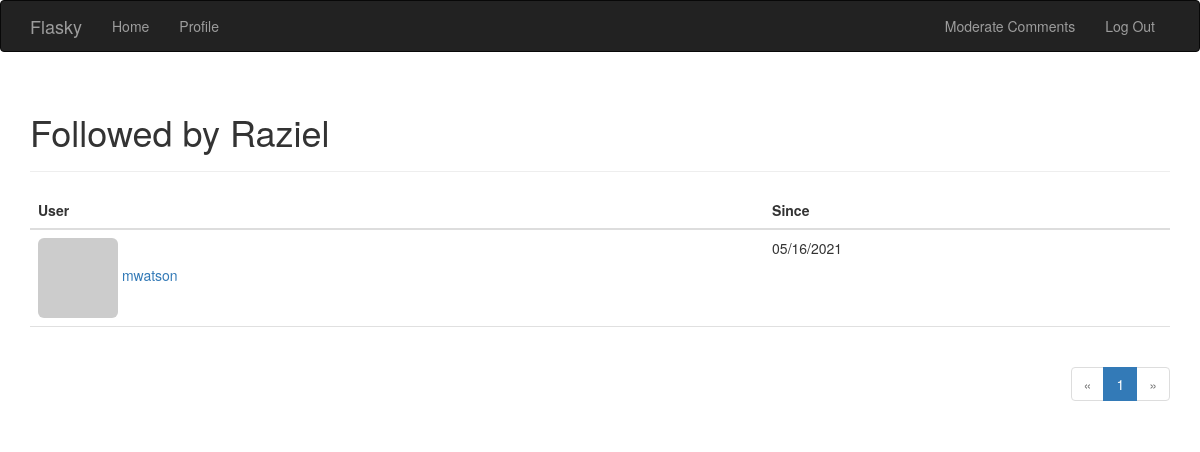
The app's page /followed_by/Raziel (signed in) with its own data.
### app/models.py (models this page shows, shortened)
class User(UserMixin, db.Model):
    __tablename__ = 'users'
    id = db.Column(db.Integer, primary_key=True)
    email = db.Column(db.String(64), unique=True, index=True)
    username = db.Column(db.String(64), unique=True, index=True)
    password_hash = db.Column(db.String(128))
    role_id = db.Column(db.Integer, db.ForeignKey('roles.id'))
    confirmed = db.Column(db.Boolean, default=False)
    name = db.Column(db.String(64))
    location = db.Column(db.String(64))
    about_me = db.Column(db.Text())
    member_since = db.Column(db.DateTime(), default=datetime.utcnow)
    last_seen = db.Column(db.DateTime(), default=datetime.utcnow)
    avatar_hash = db.Column(db.String(32))
    posts = db.relationship('Post', backref='author', lazy='dynamic')
    followed = db.relationship('Follow',
                               foreign_keys=[Follow.follower_id],
                               backref=db.backref('follower', lazy='joined'),
                               lazy='dynamic',
                               cascade='all, delete-orphan')
    followers = db.relationship('Follow',
                                foreign_keys=[Follow.followed_id],
                                backref=db.backref('followed', lazy='joined'),
                                lazy='dynamic',
                                cascade='all, delete-orphan')
    comments = db.relationship('Comment', backref='author', lazy='dynamic')
    @property
    def password(self):
        raise AttributeError('password is not a readable attribute')
    def can(self, perm):
        return self.role is not None and self.role.has_permission(perm)
    def ping(self):
        self.last_seen = datetime.utcnow()
        db.session.add(self)
        db.session.commit()
    def gravatar(self, size=100, default='identicon', rating='g'):
        url = 'https://secure.gravatar.com/avatar'
        hash = self.avatar_hash or self.gravatar_hash()
        return '{url}/{hash}?s={size}&d={default}&r={rating}'.format(
            url=url, hash=hash, size=size, default=default, rating=rating)

class Follow(db.Model):
    __tablename__ = 'follows'
    follower_id = db.Column(db.Integer, db.ForeignKey('users.id'),
                            primary_key=True)
    followed_id = db.Column(db.Integer, db.ForeignKey('users.id'),
                            primary_key=True)
    timestamp = db.Column(db.DateTime, default=datetime.utcnow)

### app/main/views.py (the view)
@main.route('/followed_by/<username>')
def followed_by(username):
    user = User.query.filter_by(username=username).first()
    if user is None:
        flash('Invalid user.')
        return redirect(url_for('.index'))
    page = request.args.get('page', 1, type=int)
    pagination = user.followed.paginate(
        page, per_page=current_app.config['FLASKY_FOLLOWERS_PER_PAGE'],
        error_out=False)
    follows = [{'user': item.followed, 'timestamp': item.timestamp}
               for item in pagination.items]
    return render_template('followers.html', user=user, title="Followed by",
                           endpoint='.followed_by', pagination=pagination,
                           follows=follows)

### app/auth/views.py (called while the page is built)
@auth.before_app_request
def before_request():
    if current_user.is_authenticated:
        current_user.ping()
        if not current_user.confirmed \
                and request.endpoint \
                and request.blueprint != 'auth' \
                and request.endpoint != 'static':
            return redirect(url_for('auth.unconfirmed'))

@auth.before_app_request
def before_request():
    if current_user.is_authenticated \
            and not current_user.confirmed \
            and request.blueprint != 'auth' \
            and request.endpoint != 'static':
        return redirect(url_for('auth.unconfirmed'))

### app/main/__init__.py (called while the page is built)
@main.app_context_processor
def inject_permissions():
    return dict(Permission=Permission)

### app/models.py (called while the page is built)
    def has_permission(self, perm):
        return self.permissions & perm == perm

    @login_manager.user_loader
    def load_user(user_id):
        return User.query.get(int(user_id))

### app/templates/followers.html (shortened to what this page needs)
{% extends "base.html" %}
{% import "_macros.html" as macros %}
{% block page_content %}
<div class="page-header">
    <h1>{{ title }} {{ user.username }}</h1>
</div>
<table class="table table-hover followers">
    <thead><tr><th>User</th><th>Since</th></tr></thead>
    {% for follow in follows %}
    {% if follow.user != user %}
    <tr>
        <td>
            <a href="{{ url_for('.user', username = follow.user.username) }}">
                <img class="img-rounded" src="{{ follow.user.gravatar(size=32) }}">
                {{ follow.user.username }}
            </a>
        </td>
        <td>{{ moment(follow.timestamp).format('L') }}</td>
    </tr>
    {% endif %}
    {% endfor %}
</table>
<div class="pagination">
    {{ macros.pagination_widget(pagination, endpoint, username = user.username) }}
</div>
{% endblock %}

### app/static/styles.css (style rules this page uses)
div.pagination { width: 100%; text-align: right; padding: 0px; margin: 0px; }
.table.followers tr { border-bottom: 1px solid #e0e0e0; }

### records on screen
User: username "Raziel"
User: user.username "mwatson"
Follow: timestamp "05/16/2021"

### other values on screen
{{ title }} "Followed by"
{{ p }} "1"
